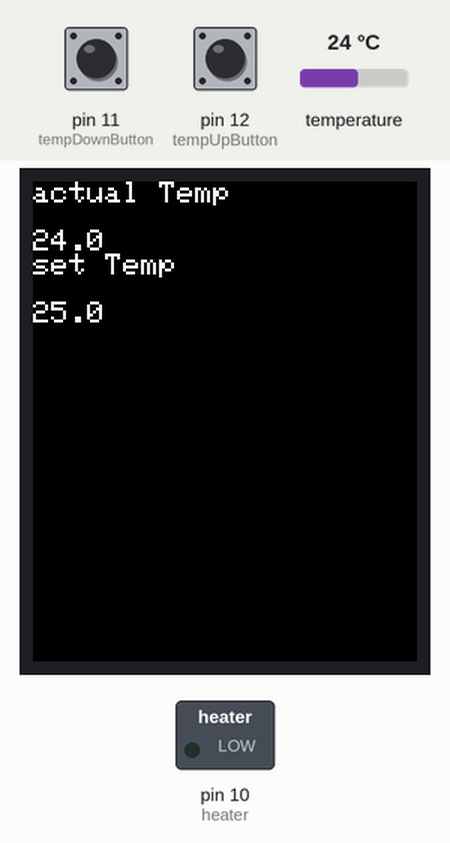
Simulated run of this sketch. Board: Arduino Uno, built with avr-gcc and run on an emulated ATmega328P. Parts: 128×160 colour display, switched loads named in the sketch (green lamp = pin HIGH). The test bench sets the inputs (shaded band); at power-on: temperature 24 °C, pin 11 (tempDownButton) LOW, pin 12 (tempUpButton) LOW.

Above: at 1.6 s.
1.7 s: temperature set to 25.1 °C
At 7.6 s:
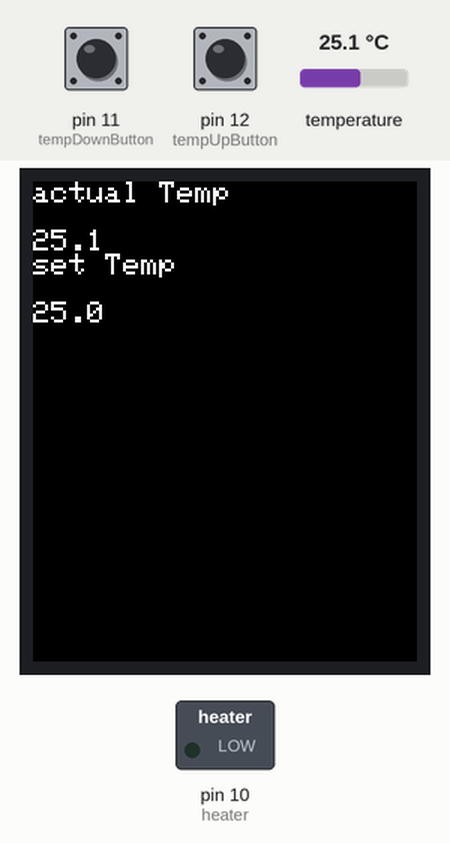
8.3 s: temperature set to 26.3 °C
At 13.3 s:
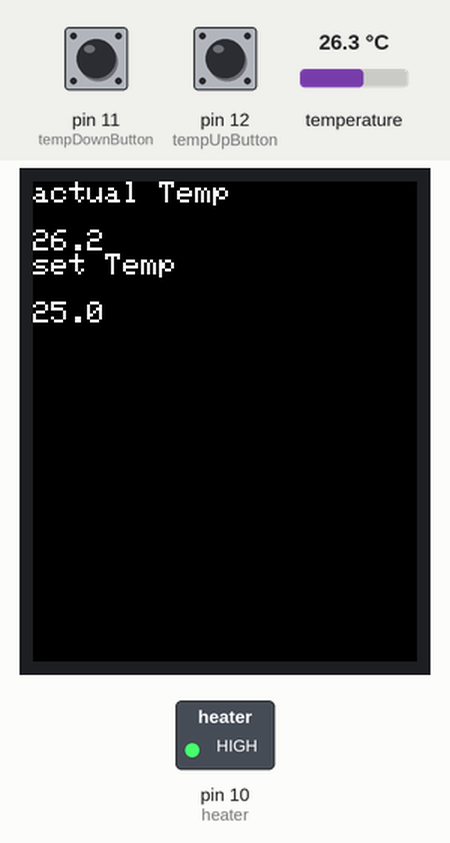
14.2 s: pin 11 (tempDownButton) pulled HIGH for 0.15 s
20.0 s: pin 12 (tempUpButton) pulled HIGH for 1 s
At 24.9 s:
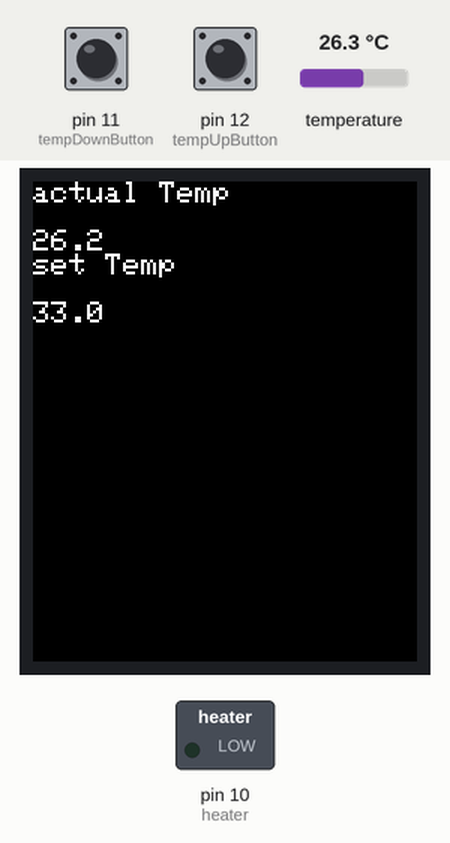
25.8 s: pin 12 (tempUpButton) pulled HIGH for 0.15 s
31.6 s: pin 11 (tempDownButton) pulled HIGH for 3.2 s
At 36.4 s:
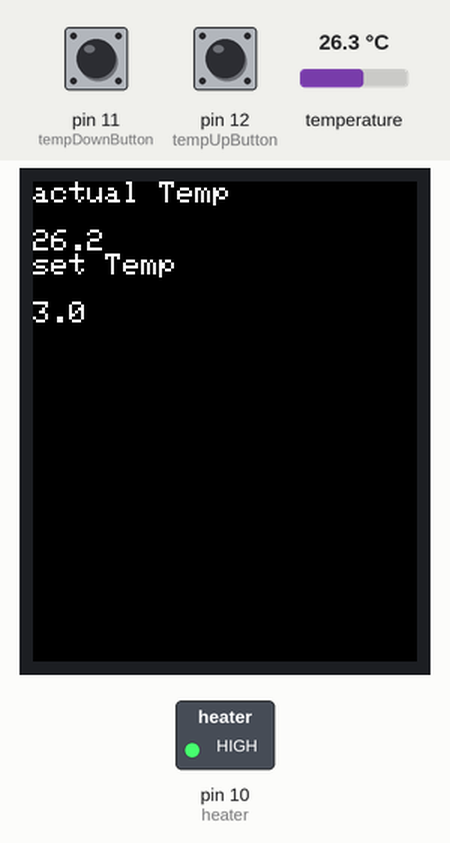
Timing chart, 0 to 37.9 s (numbered marks = the images above; inputs shaded):
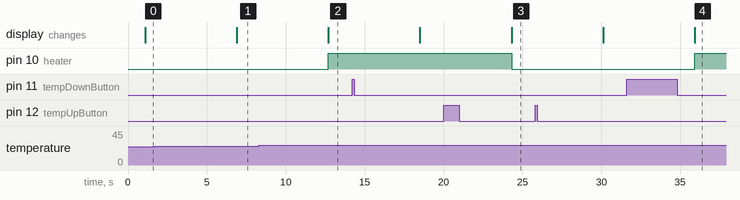

Measured:
- the behaviour switches between 25.9 and 26 °C on temperature (found by bisection; images 1 and 2)
- after the input at 1.7 s, the display: changes after 5.2 s (image 1)
- after the input at 8.3 s, pin 10 (heater): LOW → HIGH after 4.4 s; the display: changes after 4.4 s (image 2)
- after the input at 20.0 s, pin 10 (heater): HIGH → LOW after 4.3 s; the display: changes after 4.3 s (image 3)
- after the input at 31.6 s, pin 10 (heater): LOW → HIGH after 4.3 s; the display: changes after 4.3 s (image 4)

The sketch:

sousvide_digital_button.ino
```cpp
#include <DallasTemperature.h>
#include <OneWire.h>
// this one wire is the no resistor one wire library
// Temp sensor  pinout red/black are +/- power, and green is data.
#define tempSensor 5
float currentTemp = 0;
#define heater 10

#define tempUpButton 12
#define tempDownButton 11
float tempSetting = 25;
float tempSettingHigh = 26;
float tempSettingLow = 24;
int loopLock = 0;
int addressChecked = 0;
float tempReadTimer = 0;
int tempDeviceAddressFloat = 0;
int updateScreen = 0;
float tempAdjustTimer = 0;
OneWire oneWire(tempSensor);
DallasTemperature sensors(&oneWire);

//LCD Dependencies
#include <Adafruit_GFX.h>    // Core graphics library
#include <Adafruit_ST7735.h> // Hardware-specific library
#include <SPI.h>
#define TFT_CS     2
#define TFT_RST    3  // you can also connect this to the Arduino reset
                      // in which case, set this #define pin to 0!
#define TFT_DC     4

// Option 2: use any pins but a little slower!
#define TFT_SCLK 7   // set these to be whatever pins you like! (SCL on sainsmart)
#define TFT_MOSI 6   // set these to be whatever pins you like! (SDA on sainsmart)
Adafruit_ST7735 tft = Adafruit_ST7735(TFT_CS, TFT_DC, TFT_MOSI, TFT_SCLK, TFT_RST);

void setup() {
  tft.initR(INITR_BLACKTAB);
  uint16_t time = millis();
  tft.fillScreen(ST7735_BLACK);
  time = millis() - time;
  tft.fillScreen(ST7735_BLACK);
  tft.setTextSize(1);
  pinMode(tempUpButton,INPUT);
  pinMode(tempDownButton,INPUT);
  pinMode(heater,OUTPUT);
  digitalWrite(heater,LOW);
}

void loop() {
  DeviceAddress tempDeviceAddress;
  buttonChecker();
  delay(100);
  if (millis() >= tempReadTimer){
    tempSettingHigh = tempSetting + 1;
    tempSettingLow = tempSetting - 1;
    sensors.getAddress(tempDeviceAddress, 0);
    sensors.requestTemperatures();
    currentTemp = sensors.getTempC(tempDeviceAddress);
    tempReadTimer = millis() + 5000;
    updateScreen = 1;
  }
  if (updateScreen == 1){
    tft.setCursor(0,0);
    tft.fillScreen(ST7735_BLACK);
    tft.println("actual Temp");
    tft.println(" ");
    tft.print(currentTemp, 1);
    tft.println(" ");
    tft.println("set Temp");
    tft.println(" ");
    tft.print(tempSetting, 1);
    updateScreen = 0;
  }
  if (currentTemp == -127){
    currentTemp = tempSetting;
  }
  if (millis() >= tempAdjustTimer){
    if (currentTemp >= tempSettingHigh){
      digitalWrite(heater,HIGH);
      tempAdjustTimer = millis() + 5000;
     }
    if (currentTemp <= tempSettingLow){
      digitalWrite(heater,LOW);
      tempAdjustTimer = millis() + 5000;
     }
  }
}

void buttonChecker(){
  int tempUpCheck = digitalRead(tempUpButton);
  if (tempUpCheck == HIGH){
    tempSetting = tempSetting + 1;
  }
  int tempDownCheck = digitalRead(tempDownButton);
  if (tempDownCheck == HIGH){
    tempSetting = tempSetting - 1;
  }
}
```
